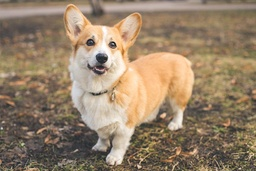
#> input picture CHAPTER08/images/rotate.jpg, 256 x 171 px, shrunk from 729 x 486 before the run
$ python 05.rotation.py
#> lines starting #> are read from the running program, lines starting #| are printed output that depends on the picture
### Common/interpolation.py
import numpy as np, math, cv2
from Common.functions import contain

# [20 lines left out: functions scaling, scaling_nearest, not called in this run]

def bilinear_value(img, pt):
    x, y = np.int32(pt)
    if x >= img.shape[1]-1: x = x - 1
    if y >= img.shape[0]-1: y = y - 1

    P1, P2, P3, P4 = np.float32(img[y:y+2, x:x+2].flatten())
    # [5 lines of commented-out code are left out]

    alpha, beta = pt[1] - y, pt[0] - x
    M1 = P1 + alpha * (P3 - P1)
    M2 = P2 + alpha * (P4 - P2)
    P = M1 + beta * (M2- M1)
    return np.clip(P, 0, 255)

# [32 lines left out: functions rotate_pt, affine_transform, not called in this run]

### Common/functions.py
def contain(p, shape):
    return 0 <= p[0] < shape[0] and 0 <= p[1] < shape[1]

def contain_pts(p, p1, p2):
    return p1[0] <= p[0] < p2[0] and p1[1] <= p[1] < p2[1]

### CHAPTER08/05.rotation.py
import numpy as np, math, cv2
from Common.interpolation import bilinear_value
from Common.functions import contain

def rotate(img, degree):
    dst = np.zeros(img.shape[:2], img.dtype)
    radian = (degree/180) * np.pi
    sin, cos = np.sin(radian), np.cos(radian)

    for i in range(img.shape[0]):
        for j in range(img.shape[1]):
            y = -j * sin + i * cos
            x = j * cos + i * sin
            if contain((y, x), img.shape):
                dst[i, j] = bilinear_value(img, [x, y])
    return dst

def rotate_pt(img, degree, pt):
    dst = np.zeros(img.shape[:2], img.dtype)
    radian = (degree/180) * np.pi
    sin, cos = math.sin(radian), math.cos(radian)

    for i in range(img.shape[0]):
        for j in range(img.shape[1]):
            jj, ii = np.subtract((j, i), pt)
            y = -jj * sin + ii * cos
            x = jj * cos + ii * sin
            x, y = np.add((x, y), pt)
            if contain((y, x), img.shape):
                dst[i, j] = bilinear_value(img, (x, y))
    return dst

image = cv2.imread("images/rotate.jpg", cv2.IMREAD_GRAYSCALE)
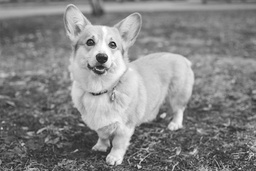
#> image: shape (171, 256); min 7, max 255, mean 133.4
if image is None: raise Exception("영상파일 읽기 에러")

center = np.divmod(image.shape[::-1], 2)[0]
#> center = [128, 85]
dst1 = rotate(image, 20)
#> the loop in rotate, `for i in range(img.shape[0]):` made 171 passes
#> after the loop in rotate, `for i in range(img.shape[0]):`:
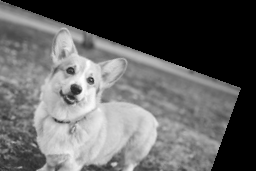
#> dst: shape (171, 256); min 0, max 253, mean 98.8
dst2 = rotate_pt(image, 20, center)
#> after the loop in rotate_pt, `for i in range(img.shape[0]):`:
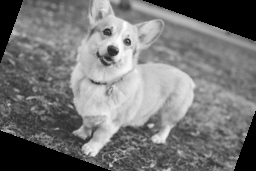
#> dst: shape (171, 256); min 0, max 254, mean 117.5

cv2.imshow("image", image)
cv2.imshow("dst1 : rotated on (0, 0)", dst1)
cv2.imshow("dst2 : rotated on center point", dst2)
cv2.waitKey(0)

$ run again, with CHAPTER08/images/affine.jpg copied over CHAPTER08/images/rotate.jpg
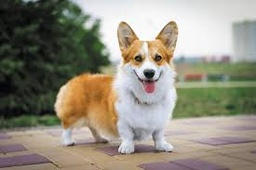
#> input picture CHAPTER08/images/affine.jpg, 256 x 170 px, shrunk from 275 x 183 before the run
#> `image = cv2.imread("images/rotate.jpg", cv2.IMREAD_GRAYSCALE)`:
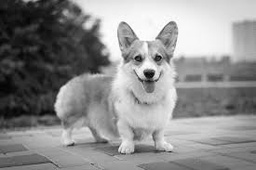
#> image: shape (170, 256); min 3, max 255, mean 140.3
#> the loop in rotate, `for i in range(img.shape[0]):` made 170 passes
#> after the loop in rotate_pt, `for i in range(img.shape[0]):`:
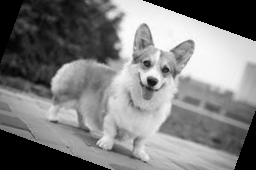
#> dst: shape (170, 256); min 0, max 254, mean 125.1

$ run again, with CHAPTER08/images/affine1.jpg copied over CHAPTER08/images/rotate.jpg
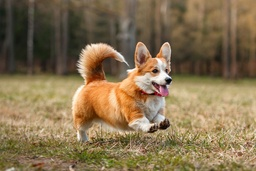
#> input picture CHAPTER08/images/affine1.jpg, 256 x 171 px, shrunk from 1000 x 667 before the run
#> `image = cv2.imread("images/rotate.jpg", cv2.IMREAD_GRAYSCALE)`:
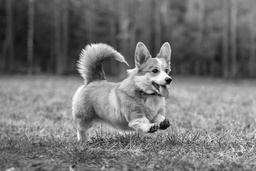
#> image: shape (171, 256); min 1, max 255, mean 116.3
#> the loop in rotate, `for i in range(img.shape[0]):` made 171 passes
#> after the loop in rotate_pt, `for i in range(img.shape[0]):`:
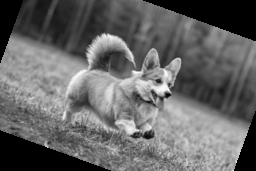
#> dst: shape (171, 256); min 0, max 254, mean 101.4

$ run again, with CHAPTER08/images/interpolation.jpg copied over CHAPTER08/images/rotate.jpg
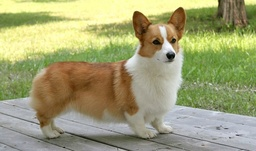
#> input picture CHAPTER08/images/interpolation.jpg, 256 x 151 px, shrunk from 645 x 380 before the run
#> `image = cv2.imread("images/rotate.jpg", cv2.IMREAD_GRAYSCALE)`:
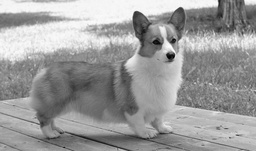
#> image: shape (151, 256); min 0, max 255, mean 155.6
#> the loop in rotate, `for i in range(img.shape[0]):` made 151 passes
#> after the loop in rotate_pt, `for i in range(img.shape[0]):`:
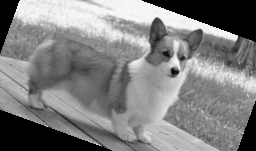
#> dst: shape (151, 256); min 0, max 253, mean 128.2
